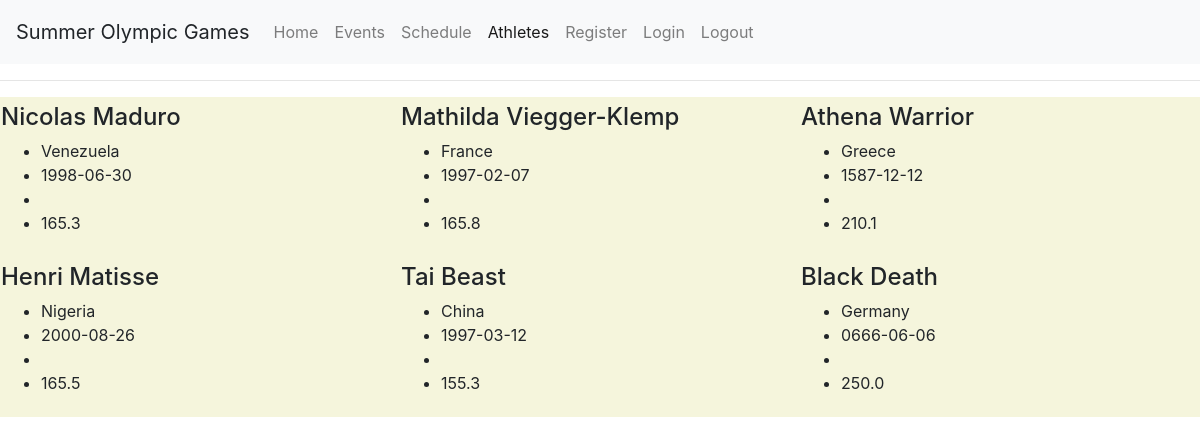
Screenshot of /athletePage.php with the database file from the repository.
### tables this page shows
CREATE TABLE IF NOT EXISTS athletes(
    id INT,
    country VARCHAR(30) NOT NULL,
    heightFeet INT(1),
    heightInch INT(2),
    wgt FLOAT(4,1),
    DOB DATE,  
    FOREIGN KEY (id) REFERENCES users(id) ON DELETE CASCADE,
    PRIMARY KEY (id)
);

CREATE TABLE IF NOT EXISTS users(
    id INT AUTO_INCREMENT,
    firstName VARCHAR(30) NOT NULL,
    lastName VARCHAR(30) NOT NULL,
    email VARCHAR(30) NOT NULL UNIQUE,
    password VARCHAR(64) NOT NULL,
    access VARCHAR(1) DEFAULT 'P',  
    phone VARCHAR(24),
    PRIMARY KEY (id)
);

### athletePage.php (the view, shortened to what this page needs)
<?php
require "header.php";
 ?>
<nav class="navbar navbar-expand-lg navbar-light bg-light">
  <a class="navbar-brand">Summer Olympic Games</a>
  <div class="collapse navbar-collapse" id="navbarNavAltMarkup">
    <div class="navbar-nav">
      <a class="nav-item nav-link" href="index.php">Home <span class="sr-only">(current)</span></a>
      <a class="nav-item nav-link" href="eventsPage.php">Events</a>
      <a class="nav-item nav-link" href="schedulePage.php">Schedule</a>
      <a class="nav-item nav-link active" href="athletePage.php">Athletes</a>
      <a class="nav-item nav-link" href="registerPage.php">Register</a>
      <a class="nav-item nav-link" href="loginPage.php">Login</a>
      <a class="nav-item nav-link" href="logout.php"> Logout</a>
    </div>
  </div>
</nav>
<div class="athletePage_container">
    <hr>
    <?php
    $query1 = "SELECT * FROM athletes INNER JOIN users ON athletes.id=users.id";
    echo "<table class=\"athletes\">";
    $query1_result = mysqli_query($mysqli, $query1);
    $counter = 1;
    echo"<tr>";
    while($row = mysqli_fetch_array($query1_result)) {
        echo "<td><h4>" . $row['firstName'] . " " . $row['lastName'] . "</h3><ul><li>" . $row['country'] . "</li><li>" .
            $row['DOB'] . "</li><li>" . $row['height'] . "</li><li>" . $row['wgt']  . "</ul></td>";
        if($counter % 3 == 0) {
            echo"</tr>";
            echo"<tr>";
        }
        $counter++;
    }
    echo"</tr>";
    echo "</table>"
    ?>
</div>

### header.php (shortened to what this page needs)
<!doctype html>
<html lang="en">
  <head>
     <link rel="stylesheet" type="text/css" href="ourStyle2.css">
     <link rel="stylesheet" href="https://maxcdn.bootstrapcdn.com/bootstrap/4.0.0/css/bootstrap.min.css"></head>
  </head>
  <body>

### ourStyle2.css (style rules this page uses)
body { margin: 0; padding: 0; background: white no-repeat center center fixed; -webkit-background-size: cover; -moz-background-size: cover; -o-background-size: cover; background-size: cover; }
nav { display: flex; justify-content: space-around; align-items: center; min-height: 8vh; background: transparent; }
.athletePage_container table { width: 100%; }
.athletePage_container td { background-color: beige; height: 10em; width: 12em; }

### rows the page displays
athletes: id.firstName "Nicolas", id.lastName "Maduro", country "Venezuela", DOB "1998-06-30", wgt "165.3"
athletes: id.firstName "Mathilda", id.lastName "Viegger-Klemp", country "France", DOB "1997-02-07", wgt "165.8"
athletes: id.firstName "Athena", id.lastName "Warrior", country "Greece", DOB "1587-12-12", wgt "210.1"
athletes: id.firstName "Henri", id.lastName "Matisse", country "Nigeria", DOB "2000-08-26", wgt "165.5"
athletes: id.firstName "Tai", id.lastName "Beast", country "China", DOB "1997-03-12", wgt "155.3"
athletes: id.firstName "Black", id.lastName "Death", country "Germany", DOB "0666-06-06", wgt "250.0"
